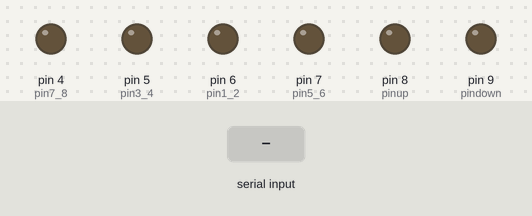
Recording of a sketch running on a simulated Arduino Uno, built with avr-gcc and run on an emulated ATmega328P. Parts: output pins drawn as LEDs (lit = HIGH). The inputs (shaded band) are chosen by the test bench. What the sketch prints to the serial monitor is not drawn.

Above: at 1.2 s.
1.3 s: "1" received over Serial
At 1.7 s:
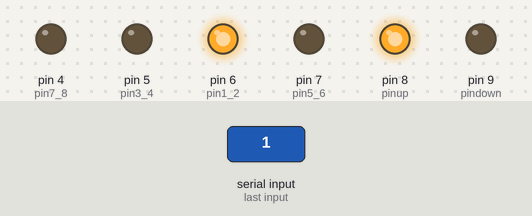
2.8 s: "2" received over Serial
At 4.2 s:
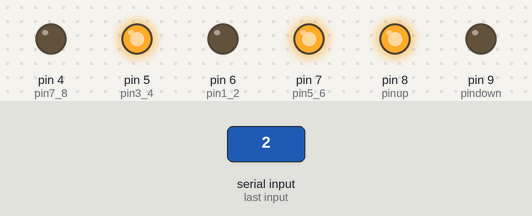
Timing chart, 0 to 5.8 s (numbered marks = the images above; inputs shaded):
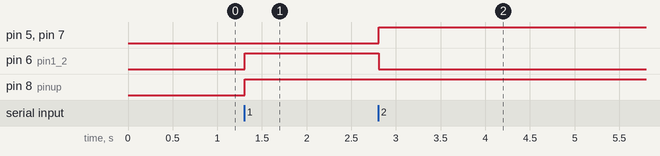

Measured:
- after the input at 1.3 s, pin 6 (pin1_2), pin 8 (pinup): LOW → HIGH at once
- after the input at 2.8 s, pin 5 (pin3_4), pin 7 (pin5_6): LOW → HIGH at once; pin 6 (pin1_2): HIGH → LOW at once

The sketch:

ledCube.ino
```cpp
#define pin7_8 4
#define pin5_6 7
#define pin3_4 5
#define pin1_2 6
#define pinup 8
#define pindown 9


void setup() {
  // put your setup code here, to run once:
Serial.begin(9600);

pinMode(pin7_8, OUTPUT);
pinMode(pin5_6, OUTPUT);

pinMode(pin3_4, OUTPUT);
pinMode(pin1_2, OUTPUT);

pinMode(pinup, OUTPUT);
pinMode(pindown, OUTPUT);
}


void loop() {
  // put your main code here, to run repeatedly:
 char c = Serial.read();
 Serial.println(c);

 if(c == '1'){
 digitalWrite(pin1_2, HIGH);
 digitalWrite(pin3_4, LOW);
 digitalWrite(pin5_6, LOW);
 digitalWrite(pin7_8, LOW);

 digitalWrite(pinup, HIGH);
 digitalWrite(pindown, LOW);

 }
 else if(c == '2'){
 digitalWrite(pin1_2, HIGH);
 digitalWrite(pin3_4, LOW);
 digitalWrite(pin5_6, LOW);
 digitalWrite(pin7_8, LOW);

 digitalWrite(pinup, LOW);
 digitalWrite(pindown, HIGH);

 delay(3);

  digitalWrite(pin1_2, LOW);
 digitalWrite(pin3_4, HIGH);
 digitalWrite(pin5_6, HIGH);
 digitalWrite(pin7_8, LOW);

 digitalWrite(pinup, HIGH);
 digitalWrite(pindown, LOW);

 delay(3);

 }


}
```
